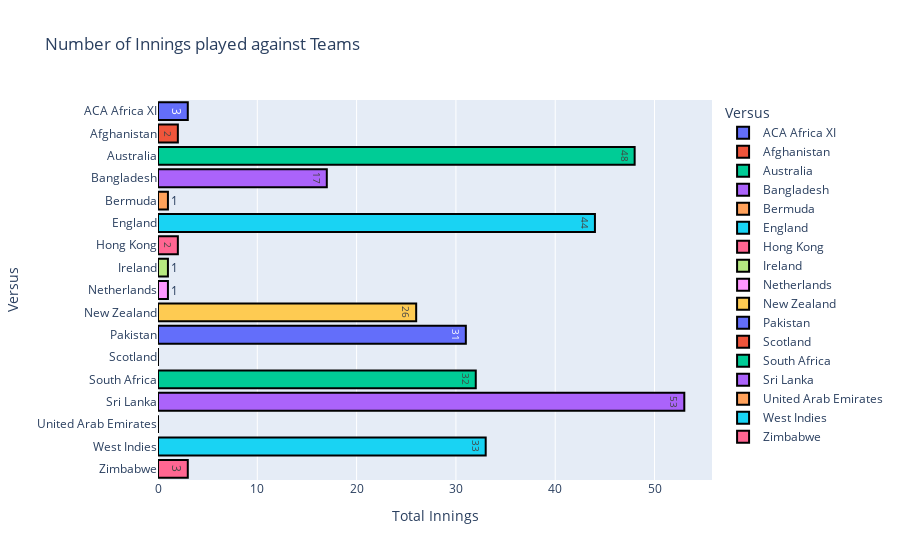

Notebook code cell kept with this figure:
### Code cell
df = data.groupby("Versus")["Runs"].count()

fig = px.bar(data_frame=df, y=df.index, x=df.values, title="Number of Innings played against Teams", 
       labels={"x":"Total Innings"}, color=df.index, text_auto=True)

fig.update_traces(marker=dict(line=dict(color='black', width=2)))
fig.show()

### Figure 1 — Plotly figure (JSON) as saved in the notebook; plotly's stock layout.template omitted (floating-point values rounded to 4 significant figures)
{"data": [{"alignmentgroup": "True", "hovertemplate": "Versus=%{y}<br>Total Innings=%{x}<extra></extra>", "legendgroup": "ACA Africa XI", "marker": {"color": "#636efa", "line": {"color": "black", "width": 2}, "pattern": {"shape": ""}}, "name": "ACA Africa XI", "offsetgroup": "ACA Africa XI", "orientation": "h", "showlegend": true, "textposition": "auto", "texttemplate": "%{x}", "type": "bar", "x": [3], "xaxis": "x", "y": ["ACA Africa XI"], "yaxis": "y"}, {"alignmentgroup": "True", "hovertemplate": "Versus=%{y}<br>Total Innings=%{x}<extra></extra>", "legendgroup": "Afghanistan", "marker": {"color": "#EF553B", "line": {"color": "black", "width": 2}, "pattern": {"shape": ""}}, "name": "Afghanistan", "offsetgroup": "Afghanistan", "orientation": "h", "showlegend": true, "textposition": "auto", "texttemplate": "%{x}", "type": "bar", "x": [2], "xaxis": "x", "y": ["Afghanistan"], "yaxis": "y"}, {"alignmentgroup": "True", "hovertemplate": "Versus=%{y}<br>Total Innings=%{x}<extra></extra>", "legendgroup": "Australia", "marker": {"color": "#00cc96", "line": {"color": "black", "width": 2}, "pattern": {"shape": ""}}, "name": "Australia", "offsetgroup": "Australia", "orientation": "h", "showlegend": true, "textposition": "auto", "texttemplate": "%{x}", "type": "bar", "x": [48], "xaxis": "x", "y": ["Australia"], "yaxis": "y"}, {"alignmentgroup": "True", "hovertemplate": "Versus=%{y}<br>Total Innings=%{x}<extra></extra>", "legendgroup": "Bangladesh", "marker": {"color": "#ab63fa", "line": {"color": "black", "width": 2}, "pattern": {"shape": ""}}, "name": "Bangladesh", "offsetgroup": "Bangladesh", "orientation": "h", "showlegend": true, "textposition": "auto", "texttemplate": "%{x}", "type": "bar", "x": [17], "xaxis": "x", "y": ["Bangladesh"], "yaxis": "y"}, {"alignmentgroup": "True", "hovertemplate": "Versus=%{y}<br>Total Innings=%{x}<extra></extra>", "legendgroup": "Bermuda", "marker": {"color": "#FFA15A", "line": {"color": "black", "width": 2}, "pattern": {"shape": ""}}, "name": "Bermuda", "offsetgroup": "Bermuda", "orientation": "h", "showlegend": true, "textposition": "auto", "texttemplate": "%{x}", "type": "bar", "x": [1], "xaxis": "x", "y": ["Bermuda"], "yaxis": "y"}, {"alignmentgroup": "True", "hovertemplate": "Versus=%{y}<br>Total Innings=%{x}<extra></extra>", "legendgroup": "England", "marker": {"color": "#19d3f3", "line": {"color": "black", "width": 2}, "pattern": {"shape": ""}}, "name": "England", "offsetgroup": "England", "orientation": "h", "showlegend": true, "textposition": "auto", "texttemplate": "%{x}", "type": "bar", "x": [44], "xaxis": "x", "y": ["England"], "yaxis": "y"}, {"alignmentgroup": "True", "hovertemplate": "Versus=%{y}<br>Total Innings=%{x}<extra></extra>", "legendgroup": "Hong Kong", "marker": {"color": "#FF6692", "line": {"color": "black", "width": 2}, "pattern": {"shape": ""}}, "name": "Hong Kong", "offsetgroup": "Hong Kong", "orientation": "h", "showlegend": true, "textposition": "auto", "texttemplate": "%{x}", "type": "bar", "x": [2], "xaxis": "x", "y": ["Hong Kong"], "yaxis": "y"}, {"alignmentgroup": "True", "hovertemplate": "Versus=%{y}<br>Total Innings=%{x}<extra></extra>", "legendgroup": "Ireland", "marker": {"color": "#B6E880", "line": {"color": "black", "width": 2}, "pattern": {"shape": ""}}, "name": "Ireland", "offsetgroup": "Ireland", "orientation": "h", "showlegend": true, "textposition": "auto", "texttemplate": "%{x}", "type": "bar", "x": [1], "xaxis": "x", "y": ["Ireland"], "yaxis": "y"}, {"alignmentgroup": "True", "hovertemplate": "Versus=%{y}<br>Total Innings=%{x}<extra></extra>", "legendgroup": "Netherlands", "marker": {"color": "#FF97FF", "line": {"color": "black", "width": 2}, "pattern": {"shape": ""}}, "name": "Netherlands", "offsetgroup": "Netherlands", "orientation": "h", "showlegend": true, "textposition": "auto", "texttemplate": "%{x}", "type": "bar", "x": [1], "xaxis": "x", "y": ["Netherlands"], "yaxis": "y"}, {"alignmentgroup": "True", "hovertemplate": "Versus=%{y}<br>Total Innings=%{x}<extra></extra>", "legendgroup": "New Zealand", "marker": {"color": "#FECB52", "line": {"color": "black", "width": 2}, "pattern": {"shape": ""}}, "name": "New Zealand", "offsetgroup": "New Zealand", "orientation": "h", "showlegend": true, "textposition": "auto", "texttemplate": "%{x}", "type": "bar", "x": [26], "xaxis": "x", "y": ["New Zealand"], "yaxis": "y"}, {"alignmentgroup": "True", "hovertemplate": "Versus=%{y}<br>Total Innings=%{x}<extra></extra>", "legendgroup": "Pakistan", "marker": {"color": "#636efa", "line": {"color": "black", "width": 2}, "pattern": {"shape": ""}}, "name": "Pakistan", "offsetgroup": "Pakistan", "orientation": "h", "showlegend": true, "textposition": "auto", "texttemplate": "%{x}", "type": "bar", "x": [31], "xaxis": "x", "y": ["Pakistan"], "yaxis": "y"}, {"alignmentgroup": "True", "hovertemplate": "Versus=%{y}<br>Total Innings=%{x}<extra></extra>", "legendgroup": "Scotland", "marker": {"color": "#EF553B", "line": {"color": "black", "width": 2}, "pattern": {"shape": ""}}, "name": "Scotland", "offsetgroup": "Scotland", "orientation": "h", "showlegend": true, "textposition": "auto", "texttemplate": "%{x}", "type": "bar", "x": [0], "xaxis": "x", "y": ["Scotland"], "yaxis": "y"}, {"alignmentgroup": "True", "hovertemplate": "Versus=%{y}<br>Total Innings=%{x}<extra></extra>", "legendgroup": "South Africa", "marker": {"color": "#00cc96", "line": {"color": "black", "width": 2}, "pattern": {"shape": ""}}, "name": "South Africa", "offsetgroup": "South Africa", "orientation": "h", "showlegend": true, "textposition": "auto", "texttemplate": "%{x}", "type": "bar", "x": [32], "xaxis": "x", "y": ["South Africa"], "yaxis": "y"}, {"alignmentgroup": "True", "hovertemplate": "Versus=%{y}<br>Total Innings=%{x}<extra></extra>", "legendgroup": "Sri Lanka", "marker": {"color": "#ab63fa", "line": {"color": "black", "width": 2}, "pattern": {"shape": ""}}, "name": "Sri Lanka", "offsetgroup": "Sri Lanka", "orientation": "h", "showlegend": true, "textposition": "auto", "texttemplate": "%{x}", "type": "bar", "x": [53], "xaxis": "x", "y": ["Sri Lanka"], "yaxis": "y"}, {"alignmentgroup": "True", "hovertemplate": "Versus=%{y}<br>Total Innings=%{x}<extra></extra>", "legendgroup": "United Arab Emirates", "marker": {"color": "#FFA15A", "line": {"color": "black", "width": 2}, "pattern": {"shape": ""}}, "name": "United Arab Emirates", "offsetgroup": "United Arab Emirates", "orientation": "h", "showlegend": true, "textposition": "auto", "texttemplate": "%{x}", "type": "bar", "x": [0], "xaxis": "x", "y": ["United Arab Emirates"], "yaxis": "y"}, {"alignmentgroup": "True", "hovertemplate": "Versus=%{y}<br>Total Innings=%{x}<extra></extra>", "legendgroup": "West Indies", "marker": {"color": "#19d3f3", "line": {"color": "black", "width": 2}, "pattern": {"shape": ""}}, "name": "West Indies", "offsetgroup": "West Indies", "orientation": "h", "showlegend": true, "textposition": "auto", "texttemplate": "%{x}", "type": "bar", "x": [33], "xaxis": "x", "y": ["West Indies"], "yaxis": "y"}, {"alignmentgroup": "True", "hovertemplate": "Versus=%{y}<br>Total Innings=%{x}<extra></extra>", "legendgroup": "Zimbabwe", "marker": {"color": "#FF6692", "line": {"color": "black", "width": 2}, "pattern": {"shape": ""}}, "name": "Zimbabwe", "offsetgroup": "Zimbabwe", "orientation": "h", "showlegend": true, "textposition": "auto", "texttemplate": "%{x}", "type": "bar", "x": [3], "xaxis": "x", "y": ["Zimbabwe"], "yaxis": "y"}], "layout": {"barmode": "relative", "legend": {"title": {"text": "Versus"}, "tracegroupgap": 0}, "title": {"text": "Number of Innings played against Teams"}, "xaxis": {"anchor": "y", "domain": [0, 1], "title": {"text": "Total Innings"}}, "yaxis": {"anchor": "x", "categoryarray": ["Zimbabwe", "West Indies", "United Arab Emirates", "Sri Lanka", "South Africa", "Scotland", "Pakistan", "New Zealand", "Netherlands", "Ireland", "Hong Kong", "England", "Bermuda", "Bangladesh", "Australia", "Afghanistan", "ACA Africa XI"], "categoryorder": "array", "domain": [0, 1], "title": {"text": "Versus"}}}}
